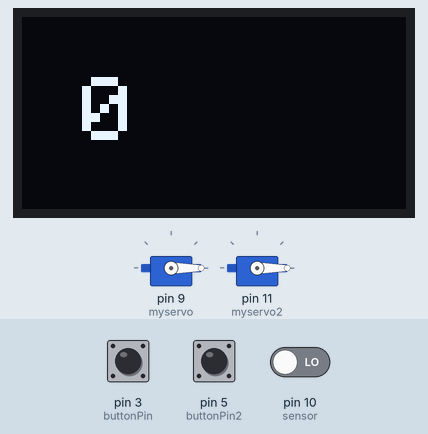
This sketch was run on a simulated Arduino Uno, built with avr-gcc and run on an emulated ATmega328P. Shown: 2 × servo, 128×64 one-colour display. The test bench sets the inputs (shaded band); at power-on: pin 3 (buttonPin) LOW, pin 5 (buttonPin2) LOW, pin 10 (sensor) LOW. What the sketch prints to the serial monitor is not drawn.

Above: at 1.2 s.
1.3 s: pin 3 (buttonPin) pulled HIGH for 0.15 s
At 2.6 s:
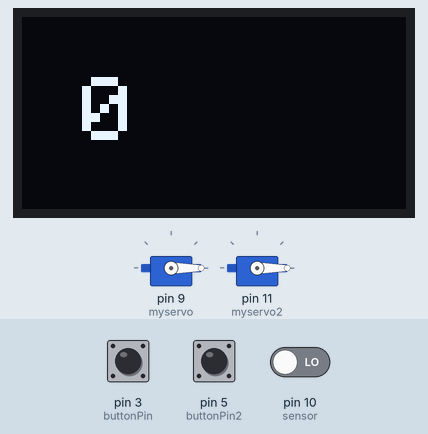
2.9 s: pin 5 (buttonPin2) pulled HIGH for 0.15 s
At 3.0 s:
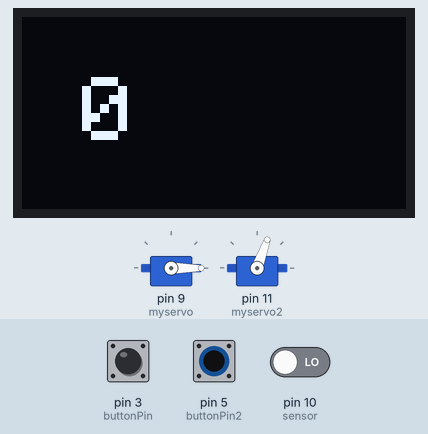
4.5 s: pin 10 (sensor) driven HIGH
6.6 s: pin 10 (sensor) driven LOW
At 7.2 s:
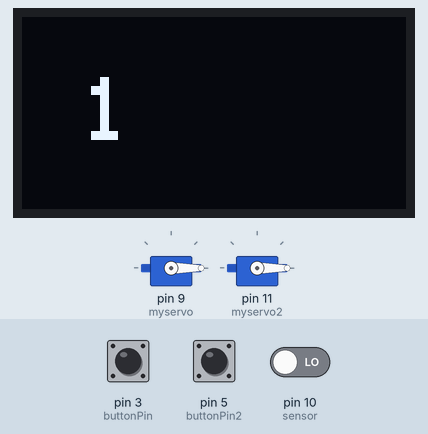
8.1 s: pin 3 (buttonPin) pulled HIGH for 1 s
At 8.4 s:
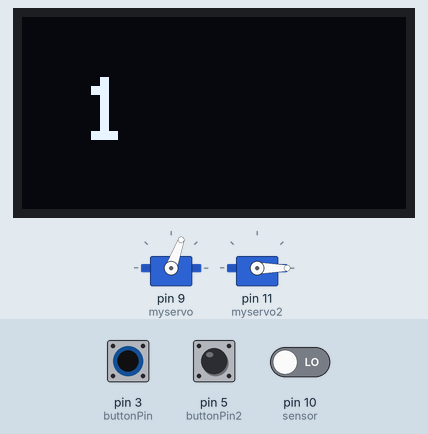
10.6 s: pin 3 (buttonPin) pulled HIGH for 3.2 s
At 15.0 s:
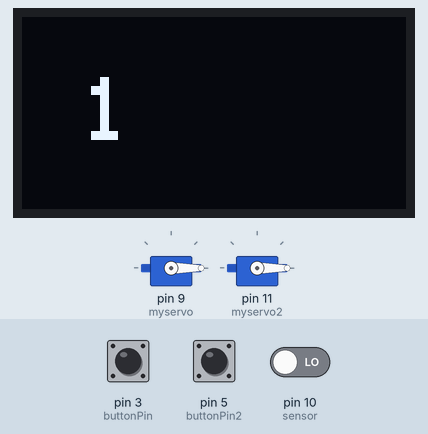
Timing chart, 0 to 16.3 s (numbered marks = the images above; inputs shaded):
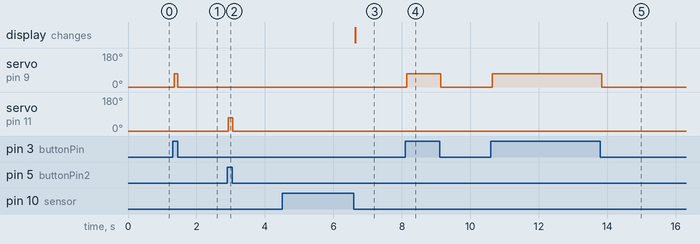

The sketch:

sketch_mar25a.ino
```cpp
/*
* Name: Flipperspel
* Author: Isak Grönlund
* Date: 2025-10-14
* Description: This project uses two servos, one sensor, one oled screen and two buttons
* So the project is a pinballgame and it uses servos as the shooting mechanism, and the sensor is made for giving points if the ball passes in a sertant place and finally the oled screen is keeping track of the score
*/
// Include Libraries
#include <Servo.h>
#include <Wire.h>
#include <Adafruit_GFX.h>
#include <Adafruit_SSD1306.h>
#define SCREEN_WIDTH 128
#define SCREEN_HEIGHT 64
Servo myservo;
Servo myservo2;
//setts up arduino componets
const int buttonPin = 3;
const int buttonPin2 = 5;
const int sensor = 10;
int i = 0;
int u = 0;
Adafruit_SSD1306 display(128, 64, &Wire, -1);
//starts the servo, buttons, sensor and display
void setup() {
  // put your setup code here, to run once:
  myservo.attach(9);
  myservo2.attach(11);
  pinMode(buttonPin, INPUT);
  pinMode(buttonPin2, INPUT);
  Serial.begin(9600);
  pinMode(sensor, INPUT);
  display.begin(SSD1306_SWITCHCAPVCC, 0x3C);
}


void loop() {
  // put your main code here, to run repeatedly:
  //moves servo if button is pressed
  if (digitalRead(buttonPin)) {
    myservo.write(70);
  }

  else {
    myservo.write(0);
  }
  if (digitalRead(buttonPin2)) {
    myservo2.write(70);
  }

  else {
    myservo2.write(0);
  }
  //if else for giving points if the sensor senses movement and only gives one point without delay
  if (digitalRead(sensor)) {
    Serial.print(i);
    u = 1;
  } else if (u == 1) {
    i = i + 1;
    u = 0;
  }
  //Gives the oled screen instructions on how it should work
  display.clearDisplay();
  display.setTextSize(3);
  display.setTextColor(SSD1306_WHITE);
  display.setCursor(20, 20);
  display.println(i);
  display.display();
}
```

Measured:
- after the input at 1.3 s, servo on pin 9 (myservo): 0° → 70° after 0.05 s, → 0° 0.11 s later
- after the input at 2.9 s, servo on pin 11 (myservo2): 0° → 70° at once, → 0° 0.13 s later
- after the input at 4.5 s, every drawn part: stays the same
- after the input at 6.6 s, the display: changes at once (image 3)
- after the input at 8.1 s, servo on pin 9 (myservo): 0° → 70° at once, → 0° 1.0 s later
- after the input at 10.6 s, servo on pin 9 (myservo): 0° → 70° at once, → 0° 3.2 s later
